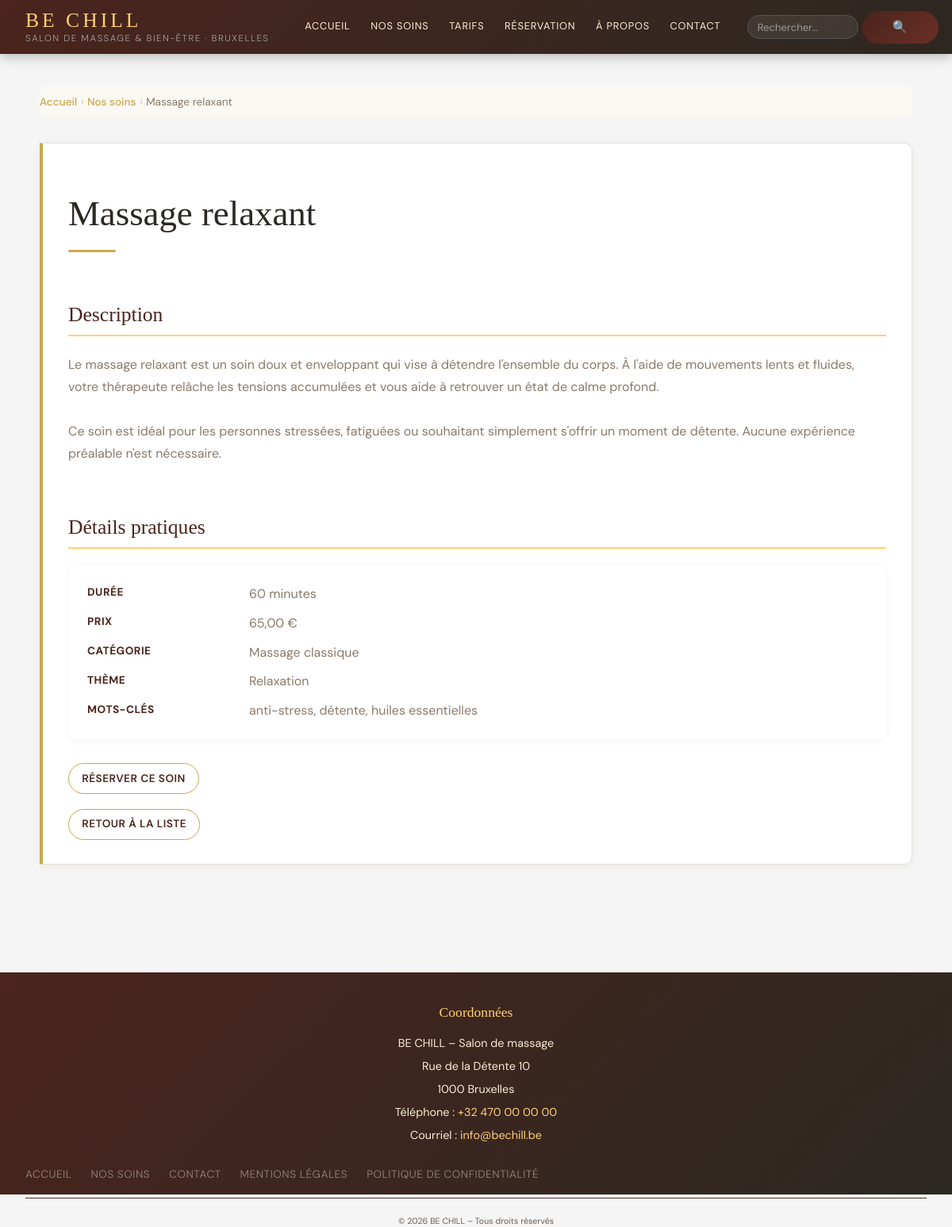
Screenshot of /soin-detail?slug=massage-relaxant with the database file from the repository.
### tables this page shows
CREATE TABLE item (
    id                 INT UNSIGNED AUTO_INCREMENT PRIMARY KEY,
    titre              VARCHAR(150) NOT NULL,
    slug               VARCHAR(160) NOT NULL UNIQUE,
    description_courte VARCHAR(255) NOT NULL,
    description        TEXT NOT NULL,
    image              VARCHAR(255) NULL,                  
    duree              SMALLINT UNSIGNED NOT NULL,
    prix               DECIMAL(6,2) NOT NULL,
    statut             ENUM('brouillon', 'publie', 'archive') NOT NULL DEFAULT 'brouillon',
    operator_id        INT UNSIGNED NULL,
    theme_id           INT UNSIGNED NOT NULL,
    category_id        INT UNSIGNED NOT NULL,
    date_creation      DATETIME NOT NULL DEFAULT CURRENT_TIMESTAMP,
    date_modification  DATETIME NOT NULL DEFAULT CURRENT_TIMESTAMP ON UPDATE CURRENT_TIMESTAMP,
    CONSTRAINT fk_item_operator FOREIGN KEY (operator_id) REFERENCES operator(id) ON DELETE SET NULL,
    CONSTRAINT fk_item_theme    FOREIGN KEY (theme_id)    REFERENCES theme(id),
    CONSTRAINT fk_item_category FOREIGN KEY (category_id) REFERENCES category(id)
);

CREATE TABLE category (
    id  INT UNSIGNED AUTO_INCREMENT PRIMARY KEY,
    nom VARCHAR(100) NOT NULL UNIQUE
);

CREATE TABLE theme (
    id  INT UNSIGNED AUTO_INCREMENT PRIMARY KEY,
    nom VARCHAR(100) NOT NULL UNIQUE
);

### core/html.php (called while the page is built, shortened)
<?php
function render(string $viewPath, array $data = []): string
{
    extract($data);
    require $viewPath;
    return ob_get_clean();
}

### core/router.php (called while the page is built, shortened)
<?php
function run(string $route, string $base, PDO $pdo): string
{
    $file = $base . '/controllers/' . $route . '.php';
    require $file;
    return ob_get_clean();
}

### index.php (called while the page is built, shortened)
<?php
require 'core/router.php';
require 'core/html.php';
require 'core/query.php';
require 'config/database.php';
$base = __DIR__ . '/app';
$segments = http_in($_SERVER['REQUEST_URI']);
$estAdmin = isset($segments[0]) && $segments[0] === 'admin';
$route = route($segments);
$sansCsrf = !$estAdmin && $route === 'paiement-webhook';
if ($_SERVER['REQUEST_METHOD'] === 'POST' && !$sansCsrf && !csrf_check()) {
    http_response_code(403);
    $main = '<main><h1>Formulaire expiré</h1><p>Veuillez recharger la page et renvoyer le formulaire.</p></main>';
} elseif ($estAdmin && !empty($_SESSION['operator_id']) && !admin_peut($_SESSION['operator_role'], $route)) {
    http_response_code(403);
    $main = '<main><h1>Accès refusé</h1><p>Cette page est réservée à l\'administrateur. <a href="/admin">Retour au tableau de bord</a></p></main>';
} else {
    $main = run($route, $base, $pdo);
}

### core/query.php (called while the page is built, shortened)
<?php
function query_all(PDO $pdo, string $sql, array $params = []): array
{
    $stmt = $pdo->prepare($sql);
    $stmt->execute($params);
    return $stmt->fetchAll();
}
function query_one(PDO $pdo, string $sql, array $params = []): array|false
{
    $stmt = $pdo->prepare($sql);
    $stmt->execute($params);
    return $stmt->fetch();
}

### app/models/item.php (called while the page is built, shortened)
<?php
function item_get_by_slug(PDO $pdo, string $slug): array|false
{
    return query_one($pdo, "
        SELECT item.*, category.nom AS categorie, theme.nom AS theme
        FROM item
        JOIN category ON item.category_id = category.id
        JOIN theme ON item.theme_id = theme.id
        WHERE item.slug = :slug AND item.statut = 'publie'
    ", ['slug' => $slug]);
}
function item_get_tags(PDO $pdo, int $item_id): array
{
    return array_column(query_all($pdo, "
        SELECT tag.nom FROM tag
        JOIN item_tag ON tag.id = item_tag.tag_id
        WHERE item_tag.item_id = :id
        ORDER BY tag.nom
    ", ['id' => $item_id]), 'nom');
}

### app/views/soin-detail.php (the view, shortened to what this page needs)
<main>
    <nav aria-label="Fil d'Ariane">
        <ol>
            <li><a href="/">Accueil</a></li>
            <li><a href="/soins">Nos soins</a></li>
            <li aria-current="page"><?= htmlspecialchars($soin['titre']) ?></li>
        </ol>
    </nav>
    <article>
        <h1><?= htmlspecialchars($soin['titre']) ?></h1>
        <section aria-labelledby="description-soin">
            <h2 id="description-soin">Description</h2>
            <p><?= nl2br(htmlspecialchars($soin['description']), false) ?></p>
        </section>
        <section aria-labelledby="details-pratiques">
            <h2 id="details-pratiques">Détails pratiques</h2>
            <dl>
                <dt>Durée</dt>
                <dd><?= (int)$soin['duree'] ?> minutes</dd>
                <dt>Prix</dt>
                <dd><?= number_format((float)$soin['prix'], 2, ',', ' ') ?> €</dd>
                <dt>Catégorie</dt>
                <dd><?= htmlspecialchars($soin['categorie']) ?></dd>
                <dt>Thème</dt>
                <dd><?= htmlspecialchars($soin['theme']) ?></dd>
                <?php if (!empty($tags)): ?>
                    <dt>Mots-clés</dt>
                    <dd><?= htmlspecialchars(implode(', ', $tags)) ?></dd>
                <?php endif; ?>
            </dl>
        </section>
        <p><a href="/reservation?soin=<?= (int)$soin['id'] ?>">Réserver ce soin</a></p>
        <p><a href="/soins">Retour à la liste</a></p>
    </article>
</main>

### style.css (style rules this page uses)
:root { --color-dark: #2C2822; --color-dark-alt: #2d2d2d; --color-brown: #4A241D; --color-brown-dark: #4a231b; --color-cream: #FAF8F3; --color-cream-light: #f9edd4; --color-cream-bg: #f5f5f5; --color-beige: #E8D5A3; --color-sand: #e6e1db; --color-gold: #C9A84C; --color-gold-light: #FFD074; --color-gold-pale: #e0b96a; --color-text-muted: #8A7A6A; --color-text-light: #a5a39f; --color-white: #fff; --font-serif: 'Playfair Display', serif; --font-sans: 'DM Sans', sans-serif; --transition-fast: 0.2s ease; --transition-base: 0.3s ease; }
html { scroll-behavior: smooth; }
body { margin: 0; font-family: var(--font-sans); background: var(--color-cream-bg); }
nav[aria-label="Fil d'Ariane"] { background: var(--color-cream); padding: 0.6em 0; border-radius: 6px; margin-bottom: 2em; }
nav[aria-label="Fil d'Ariane"] ol { list-style: none; padding: 0; margin: 0; display: flex; align-items: center; gap: 0.3em; font-family: var(--font-sans); font-size: 0.85rem; color: var(--color-text-muted); }
nav[aria-label="Fil d'Ariane"] ol li::after { content: '›'; margin-left: 0.3em; color: #d4c9be; font-size: 1.1em; }
nav[aria-label="Fil d'Ariane"] ol li:last-child::after { content: ''; }
nav[aria-label="Fil d'Ariane"] a { color: var(--color-gold); text-decoration: none; font-weight: 500; }
main { max-width: 1100px; margin: 2.5em auto; padding: 0 2em 4em; }
main h1 { font-family: var(--font-serif); font-size: 2.8rem; font-weight: 400; color: var(--color-dark); margin-bottom: 0.2em; line-height: 1.2; }
main h1::after { content: ''; display: block; width: 60px; height: 3px; background: var(--color-gold); margin-top: 0.4em; border-radius: 2px; }
main h2 { font-family: var(--font-serif); font-size: 1.6rem; font-weight: 400; color: var(--color-brown); border-bottom: 2px solid var(--color-gold-light); padding-bottom: 0.4em; margin-top: 2.5em; }
article { background: var(--color-white); border: 1px solid #e8e0d5; border-left: 4px solid var(--color-gold); border-radius: 0 10px 10px 0; padding: 1.6em 2em; margin-bottom: 1.5em; box-shadow: 0 2px 10px rgba(0, 0, 0, 0.05); transition: transform var(--transition-fast), box-shadow var(--transition-fast); }
article p { color: var(--color-text-muted); font-family: var(--font-sans); line-height: 1.75; margin: 0.3em 0; }
article a { display: inline-block; margin-top: 1em; margin-right: 0.8em; color: var(--color-brown); font-family: var(--font-sans); font-size: 0.85rem; font-weight: 600; text-transform: uppercase; letter-spacing: 0.5px; text-decoration: none; border: 1.5px solid var(--color-gold); padding: 0.5em 1.2em; border-radius: 20px; transition: background var(--transition-fast), color var(--transition-fast), transform var(--transition-fast); }
dl { display: grid; grid-template-columns: 180px 1fr; gap: 0.8em 1.5em; font-family: var(--font-sans); background: var(--color-white); padding: 1.5em; border-radius: 10px; box-shadow: 0 2px 10px rgba(0, 0, 0, 0.05); }
dt { font-weight: 700; font-size: 0.85rem; text-transform: uppercase; letter-spacing: 0.5px; color: var(--color-brown); padding-top: 0.1em; }
dd { margin: 0; color: var(--color-text-muted); font-size: 1rem; line-height: 1.5; }

### rows the page displays
item: titre "Massage relaxant", description "Le massage relaxant est un soin doux et enveloppant qui vise à détendre l'ensemble du corps. À l'aide de mouvements lents et fluides, votre thérapeute relâche les tensions accumulées et vous aide à retrouver un état de calme profond. Ce soin est idéal pour les personnes stressées, fatiguées ou souhaitant simplement s'offrir un moment de détente. Aucune expérience préalable n'est nécessaire.", duree "60", prix "65,00", category.nom "Massage classique", theme.nom "Relaxation"

### other values shown
implode(', ', $tags) "anti-stress, détente, huiles essentielles"
salon('nom') . ' – ' . salon('activite') "BE CHILL – Salon de massage"
salon('adresse') "Rue de la Détente 10"
salon('code_postal') . ' ' . salon('ville') "1000 Bruxelles"
str_replace(' ', '&nbsp;', htmlspecialchars(salon('telephone'))) "+32 470 00 00 00"
salon('email') "info@bechill.be"
salon('nom') "BE CHILL"
